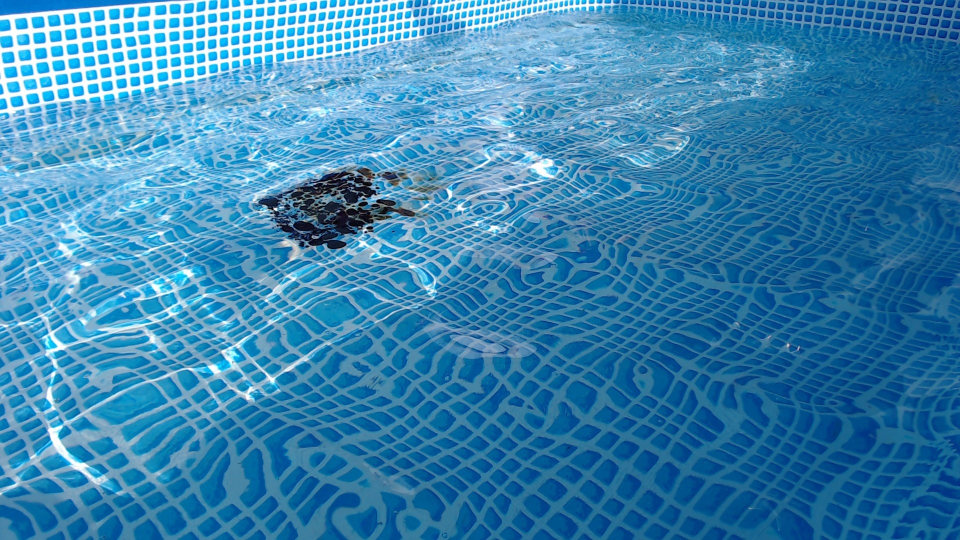
#> input picture img/2019-05-15 16:34:40:cam1.jpg, 1920 x 1080 px (shown at 1/2 size); its folder holds only this picture in this run
$ python test.py
#> lines starting #> are read from the running program, lines starting #| are printed output that depends on the picture; after the words box and inside, x2 and y2 are one past the last pixel; in counts of white or black regions, pixels touching at a corner belong together
import cv2
import numpy as np
import os

output_img_X = 0
output_img_Y = 0

def mouse_callback(event, x, y ,flags, param):

    # mouse Left button clicked
    if event == cv2.EVENT_FLAG_MBUTTON and flags == cv2.EVENT_LBUTTONDOWN:
        global output_img_X, output_img_Y
        output_img_X = int(x / input_img_size['x'])
        output_img_Y = int(y / input_img_size['y'])
        print(int(output_img_Y)+1,"번째 줄, ", int(output_img_X)+1, " 번째 이미지 선택")

cv2.namedWindow('mask')
cv2.setMouseCallback('mask', mouse_callback)


input_img_size = {
    'x' : 256,
    'y' : 256,
}

filter_list_row = 2
filter_list_col = 6

hsv_darkoil_filter_list = [
    #[(lower_bound_h, s, v), (upper_bound_h, s, v)]
    #[(lower_bound_h, s, v), (upper_bound_h, s, v)]
    [(0, 0, 0), (179, 200, 200)],
    [(0, 0, 0), (179, 130, 150)],
    [(0, 0, 0), (179, 90, 120)],
    [(50, 80, 0), (179, 255, 200)],
    [(70, 70, 0), (179, 255, 200)],
    [(95, 50, 0), (179, 255, 200)],

    [(0, 0, 0), (179, 180, 120)],
    [(0, 0, 0), (179, 150, 150)],
    [(0, 0, 0), (179, 120, 180)],
    [(70, 100, 0), (179, 255, 200)],
    [(85, 85, 0), (179, 255, 200)],
    [(105, 70, 0), (179, 255, 200)],
]

path_dir = os.getcwd() + "/img/"
output_path_dir = os.getcwd() +"/mask/"
file_list = os.listdir(path_dir)
file_list.sort()

print("총 " + str(len(file_list)) + " 개의 이미지 로드")


for idx, file in enumerate(file_list):
    img_rgb = cv2.imread(path_dir + file)
#> img_rgb is the input picture: shape (1080, 1920, 3); mean B, G, R 176.3, 132.5, 58.1
    img_resize = cv2.resize(img_rgb, (input_img_size['x'], input_img_size['y']), interpolation=cv2.INTER_AREA)
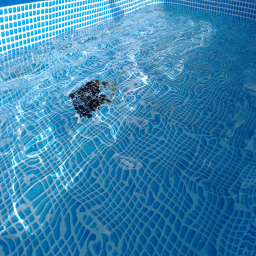
#> img_resize: shape (256, 256, 3); mean B, G, R 176.3, 132.5, 58.1

    img_hsv = cv2.cvtColor(img_resize, cv2.COLOR_BGR2HSV)
#> img_hsv: shape (256, 256, 3); mean H, S, V 101.1, 179.1, 176.3
    h, s, v = cv2.split(img_hsv)
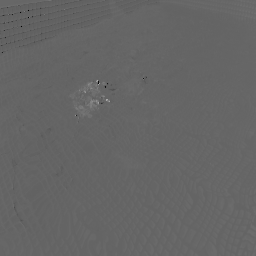
#> h: shape (256, 256); min 0, max 175, mean 101.1
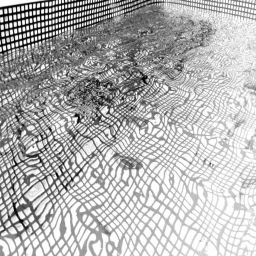
#> s: shape (256, 256); min 0, max 255, mean 179.1
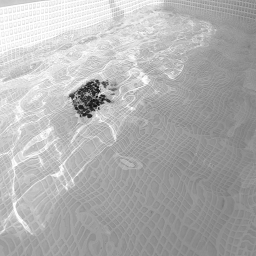
#> v: shape (256, 256); min 10, max 255, mean 176.3
    hsv = np.concatenate((h, s, v), axis=1)
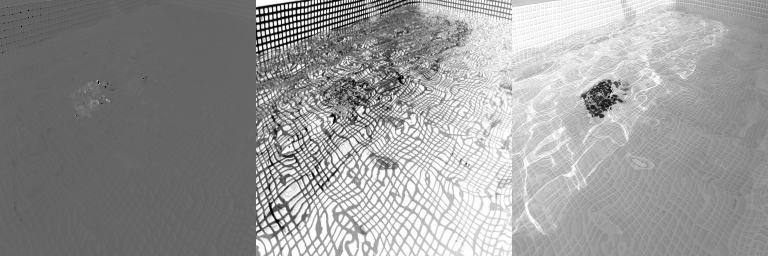
#> hsv: shape (256, 768); min 0, max 255, mean 152.2

    mask_list = []

    for filter in hsv_darkoil_filter_list:
        hsv_lower_bound = filter[0]
        hsv_upper_bound = filter[1]

        mask = cv2.inRange(img_hsv, hsv_lower_bound, hsv_upper_bound)

        mask_list.append(mask)
#> this loop made 12 passes
#> pass 1, `mask = cv2.inRange(img_hsv, hsv_lower_bound, hsv_upper_bound)`:
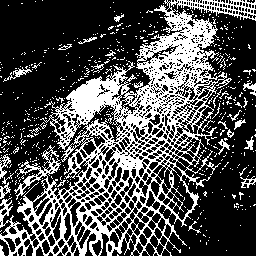
#> mask: shape (256, 256); 31.3% white; 533 white regions (506 under 20 px), largest, box (x1, y1, x2, y2) and area: (0, 0, 256, 256) 18022, (3, 66, 32, 82) 110, (0, 154, 11, 179) 106
#> after the loop, mask_list = 12 items


    temp = []

    for i in range(filter_list_row):
        temp.append(np.concatenate(mask_list [filter_list_col*i : filter_list_col*(i+1)], axis=1))
#> after the loop, temp = 2 items
    result = np.concatenate(temp, axis=0)
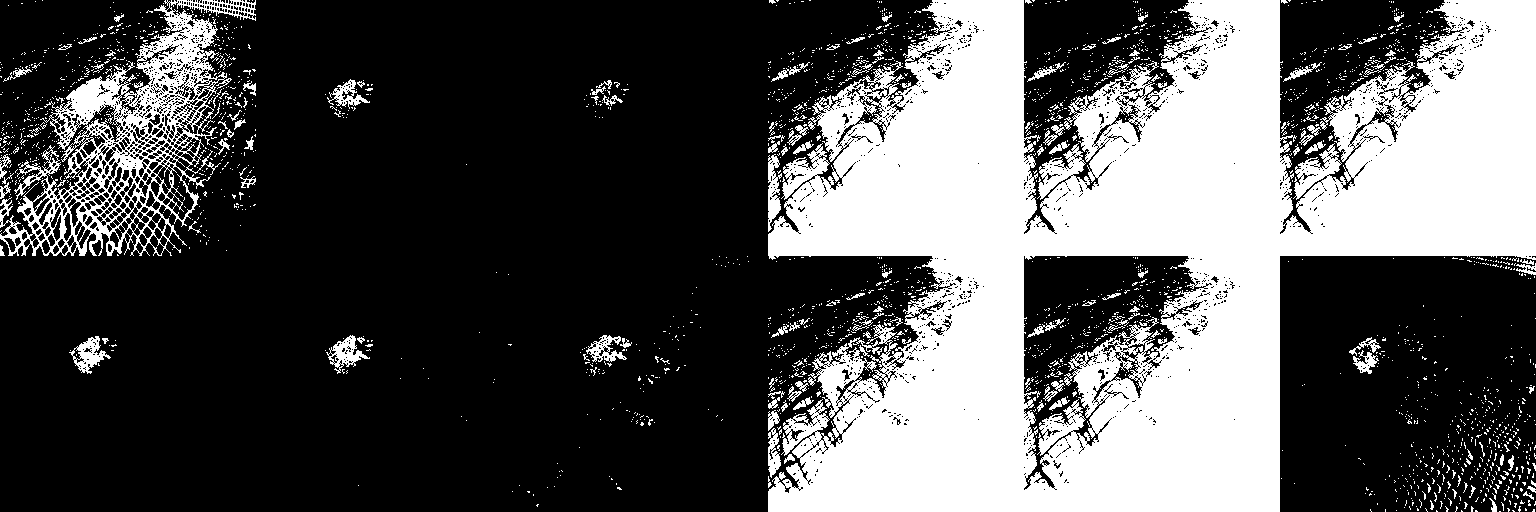
#> result: shape (512, 1536); 33.4% white; 2487 white regions (2336 under 20 px), largest, box (x1, y1, x2, y2) and area: (768, 0, 1536, 512) 227859, (0, 0, 256, 256) 18022, (69, 336, 111, 374) 635

    # cv2.imshow('hsv', hsv)
    cv2.imshow('mask', result)
    cv2.imshow('origin', img_resize)

    # cv2.imwrite('./mask.jpg', mask);
    while(1):
        spacebar = 32
        esc = 27
        inputKey = cv2.waitKey(0)
#> (key Esc is pressed here)

        if(inputKey == esc):
            print("Pass.. " + str(idx + 1) + " / " + str(len(file_list))  + " 완료\n")
            break;

        elif(inputKey == spacebar):
            print(file + ' 저장.. ' + str(idx + 1) + " / " + str(len(file_list))  + " 완료\n")

            img_hsv = cv2.cvtColor(img_rgb, cv2.COLOR_BGR2HSV)

            hsv_lower_bound = hsv_darkoil_filter_list[int(output_img_Y)*filter_list_col + int(output_img_X)][0]
            hsv_upper_bound = hsv_darkoil_filter_list[int(output_img_Y)*filter_list_col + int(output_img_X)][1]

            mask = cv2.inRange(img_hsv, hsv_lower_bound, hsv_upper_bound)

            cv2.imwrite(output_path_dir + "mask " + file, mask)
            cv2.imwrite(output_path_dir + file, img_rgb)

            os.remove(path_dir + file)

            break


cv2.destroyAllWindows()

$ run again, on img/2019-05-15 16:35:06:cam2.jpg
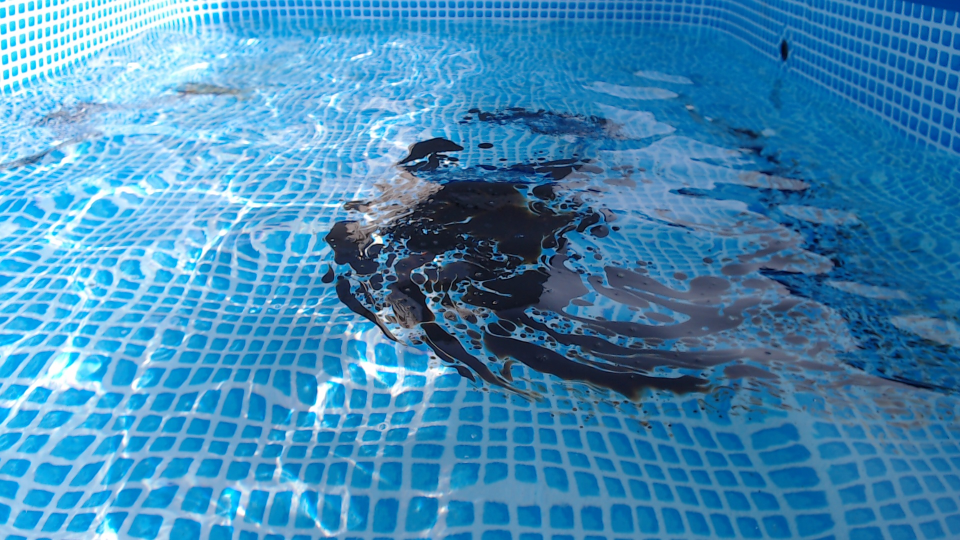
#> input picture img/2019-05-15 16:35:06:cam2.jpg, 1920 x 1080 px (shown at 1/2 size)
#> img_rgb is the input picture: shape (1080, 1920, 3); mean B, G, R 181, 137.8, 66.5
#> img_hsv: shape (256, 256, 3); mean H, S, V 102.4, 163.8, 181
#> after the loop `for filter in hsv_darkoil_filter_list:`: mask_list = 12 items
#> after the loop `for i in range(filter_list_row):`: temp = 2 items
#> `result = np.concatenate(temp, axis=0)`:
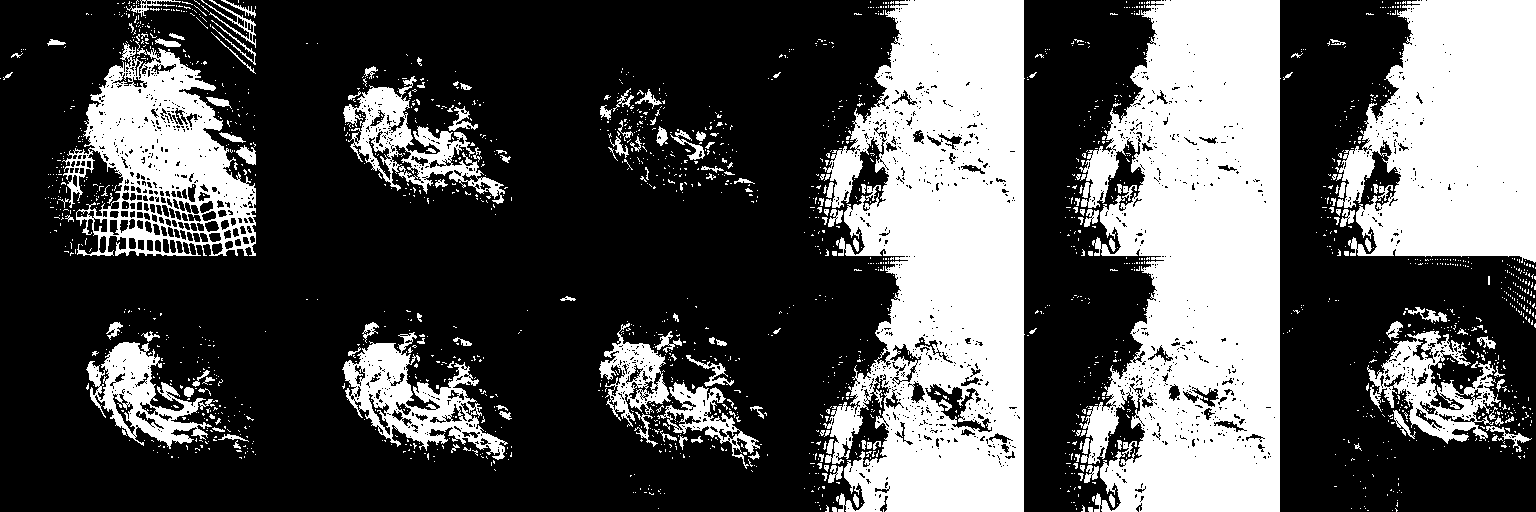
#> result: shape (512, 1536); 32.6% white; 2078 white regions (1913 under 20 px), largest, box (x1, y1, x2, y2) and area: (1079, 0, 1281, 512) 76883, (823, 0, 1025, 512) 74250, (1335, 0, 1536, 263) 39725
